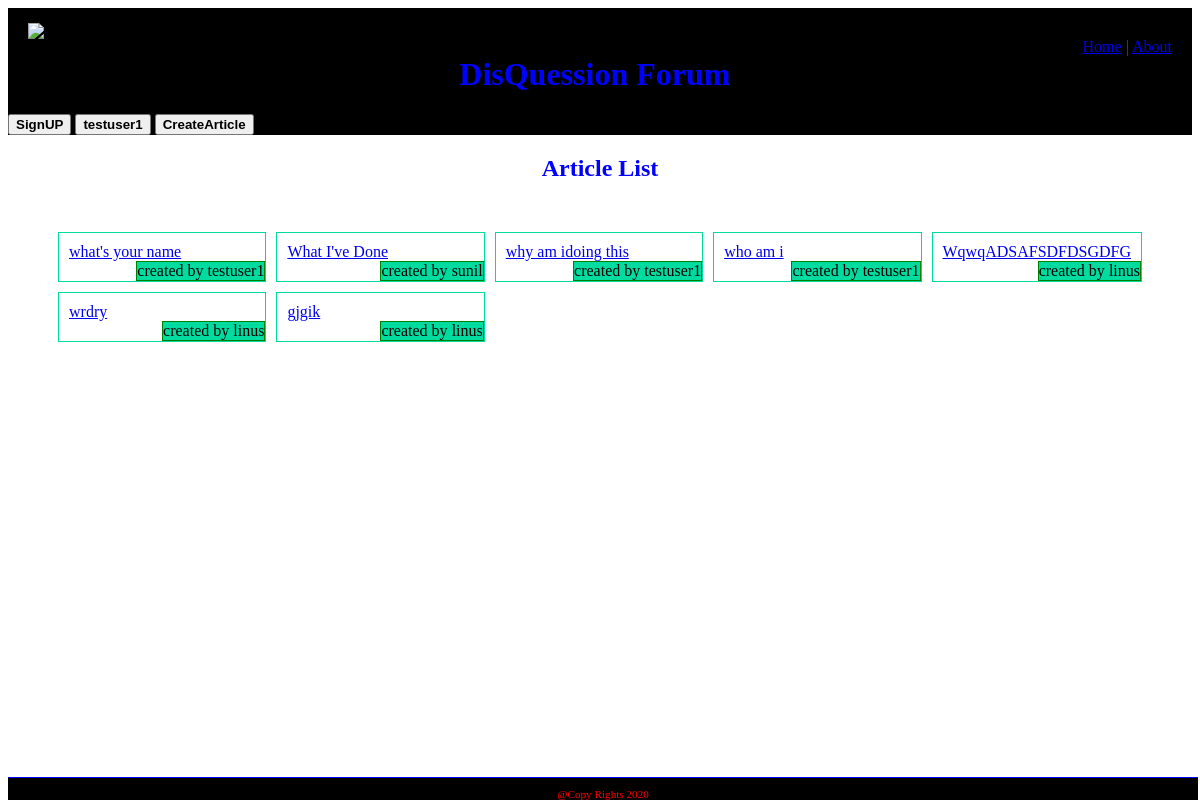
Screenshot of / (signed in) with the database file from the repository.
### article/models.py (models this page shows, shortened)
class Article(models.Model):
    title = models.CharField(max_length=100)
    description = models.TextField()
    slug = models.SlugField()
    publish_date = models.DateTimeField(auto_now_add=True)
    author = models.ForeignKey(User, on_delete=models.CASCADE, default=None)

### article/views.py (the view)
# urls.py: path('', views.article_list, name='home'),
def article_list(request):
    article = Article.objects.order_by('-publish_date')
    context = {
        'article':article
    }
    return render(request, 'article/view.html',context)

### article/templates/article/view.html
{% extends 'base.html' %}
{% load static %}
{% block head %}
<link rel="stylesheet" href="{% static 'css/view.css' %}">
{% endblock %}
{% block content %}
<h1>Article List</h1>
<div class="articles">
{% for article in article %}
    <div class="article">
        <a href="{% url 'article:detail' article.title %}">{{article.title}}</a>
        <p class="author">created by {{article.author}}</p>
    </div>
{% endfor %}
</div>
{% endblock %}

### templates/base.html (shortened to what this page needs)
<!DOCTYPE html>
<html lang="en" dir="ltr">
  <head>
              {% load static %}
    <link rel="stylesheet" href="{% static 'css/master.css' %}">
      {% block head %}
      {% endblock %}
  </head>
  <body>
    <div id="wrapper">
      <header id="header">
        <div id="logo">
          <img src="{% static 'images/logo.jpg' %}" alt="web_logo" width="30" height="30">
        </div>
        <div id="top_menu">
          <a href="{% url 'home' %}" class="btn">Home</a> | <a href="{% url 'about' %}" class="btn">About</a>
        </div>
        <br><div id="topbanner">
          <h1>DisQuession Forum</h1>
        </div>
        <div id="tab">
          <a href="{% url 'account:signup' %}"><button class="btn"><strong>SignUP</strong></button></a>
          {% if user.is_authenticated %}
            <a href="{% url 'account:logout' %}"><button class="btn"><strong>{{user.username}}</strong></button></a>
            <a href="{% url 'article:create' %}"><button class="btn"><strong>CreateArticle</strong></button></a>
          {% else %}
            <a href="{% url 'account:login' %}"><button class="btn"><strong>Login</strong></button></a>
          {% endif %}
      </div>
      </header>
      <section id="main">
        {% block content %}
        {% endblock %}
      </section>
      <footer id="footer">@Copy Rights
      </footer>
    </div>
  </body>
</html>

### static/css/master.css (style rules this page uses)
body { background-color: white; }
#wrapper { width :auto; }
#header { border-style: none; background-color: black; }
#logo { padding: 15px 20px 20px 20px; float: left; }
#top_menu { float: right; padding: 29.8px 20px 20px 20px; font-size: 1em; color: green; }
#topbanner { text-align: center; margin-top: 30px; }
h1 { color: blue }
#footer { padding-top:10px; text-align: center; font-size: 0.7em; color: red; border-top: thin solid blue; background-color: black; position: fixed; bottom: 0; width: 99.167% }

### article/static/css/view.css (style rules this page uses)
.articles { margin : 20px ; display: grid; grid-template-columns : 1fr 1fr 1fr 1fr 1fr; grid-gap : 10px; padding :30px; }
h1 { color: blue; text-align :center }
.article { border :1px solid #00dba0; padding : 10px 10px 20px 10px; position : relative }
p.author { border : 1px solid green; background-color : #00dba0; position : absolute; right :0; bottom : 0; margin : 0 }

### rows the page displays
Article: title "what's your name", author "testuser1"
Article: title "What I've Done", author "sunil"
Article: title "why am idoing this", author "testuser1"
Article: title "who am i", author "testuser1"
Article: title "WqwqADSAFSDFDSGDFG", author "linus"
Article: title "wrdry", author "linus"
Article: title "gjgik", author "linus"

### other values shown
{{ user.username }} "testuser1"
